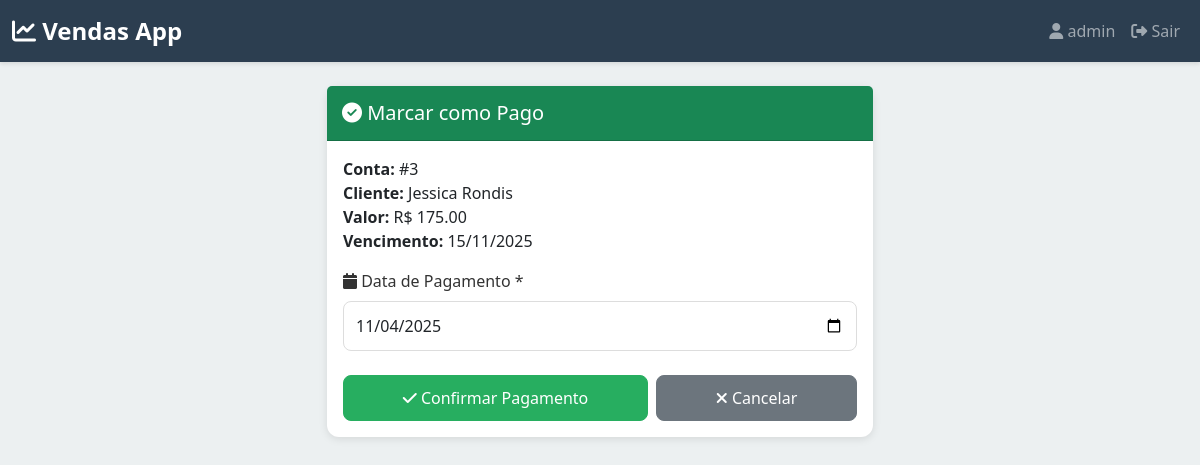
Page /contas-receber/3/marcar-pago/ (signed in) on the committed database.
### vendas/models.py (models this page shows, shortened)
class AccountsReceivable(models.Model):
    STATUS_CHOICES = [
        ('pendente', 'Pendente'),
        ('vencido', 'Vencido'),
        ('pago', 'Pago'),
    ]
    usuario = models.ForeignKey(
        User,
        on_delete=models.CASCADE,
        related_name='contas_receber',
        help_text="Usuário proprietário"
    )
    venda = models.ForeignKey(
        Sale,
        on_delete=models.CASCADE,
        related_name='contas_receber_venda',
        help_text="Venda relacionada"
    )
    cliente = models.ForeignKey(
        Client,
        on_delete=models.CASCADE,
        related_name='contas_receber',
        help_text="Cliente devedor"
    )
    valor = models.DecimalField(
        max_digits=12,
        decimal_places=2,
        help_text="Valor a receber"
    )
    data_vencimento = models.DateField(
        help_text="Data de vencimento"
    )
    data_pagamento = models.DateField(
        blank=True,
        null=True,
        help_text="Data do pagamento (preenchido quando pago)"
    )
    status = models.CharField(
        max_length=20,
        choices=STATUS_CHOICES,
        default='pendente',
        help_text="Status da conta"
    )
    observacoes = models.TextField(
        blank=True,
        null=True,
        help_text="Observações"
    )
    criado_em = models.DateTimeField(auto_now_add=True)
    class Meta:
        verbose_name = "Conta a Receber"
        verbose_name_plural = "Contas a Receber"
        ordering = ['data_vencimento']

class Client(models.Model):
    usuario = models.ForeignKey(
        User,
        on_delete=models.CASCADE,
        related_name='clientes',
        help_text="Usuário proprietário do cliente"
    )
    nome = models.CharField(
        max_length=200,
        help_text="Nome completo do cliente"
    )
    email = models.EmailField(
        blank=True,
        null=True,
        help_text="Email do cliente"
    )
    telefone = models.CharField(
        max_length=20,
        blank=True,
        null=True,
        help_text="Telefone do cliente"
    )
    cpf_cnpj = models.CharField(
        max_length=20,
        blank=True,
        null=True,
        help_text="CPF ou CNPJ do cliente"
    )
    endereco = models.CharField(
        max_length=300,
        blank=True,
        null=True,
        help_text="Endereço do cliente"
    )
    cidade = models.CharField(
        max_length=100,
        blank=True,
        null=True,
        help_text="Cidade do cliente"
    )
    estado = models.CharField(
        max_length=2,
        blank=True,
        null=True,
        help_text="Estado (UF) do cliente"
    )
    cep = models.CharField(
        max_length=10,
        blank=True,
        null=True,
        help_text="CEP do cliente"
    )
    ativo = models.BooleanField(
        default=True,
        help_text="Se o cliente está ativo"
    )
    criado_em = models.DateTimeField(auto_now_add=True)
    atualizado_em = models.DateTimeField(auto_now=True)
    class Meta:
        verbose_name = "Cliente"
        verbose_name_plural = "Clientes"
        ordering = ['-criado_em']
        unique_together = ('usuario', 'nome')

### vendas/views.py (the view, shortened to what this page needs)
# urls.py: path('contas-receber/<int:pk>/marcar-pago/', views.conta_receber_marcar_pago, name='conta_receber_marcar_pago'),
@login_required(login_url='vendas:login')
def conta_receber_marcar_pago(request, pk):
    usuario = request.user
    try:
        conta = AccountsReceivable.objects.get(pk=pk, usuario=usuario)
    except AccountsReceivable.DoesNotExist:
        messages.error(request, 'Conta a receber não encontrada!')
        return redirect('vendas:contas_receber_list')
    contexto = {
        'conta': conta,
    }
    return render(request, 'vendas/contas_receber/marcar_pago.html', contexto)

### templates/vendas/contas_receber/marcar_pago.html (shortened to what this page needs)
{% extends 'base.html' %}
{% block content %}
<div class="row mt-4">
    <div class="col-12 col-md-6 offset-md-3">
        <div class="card">
            <div class="card-header bg-success text-white">
                <h5 class="mb-0">
                    <i class="fas fa-check-circle"></i> Marcar como Pago
                </h5>
            </div>
            <div class="card-body">
                <p class="mb-3">
                    <strong>Conta:</strong> #{{ conta.id }}<br>
                    <strong>Cliente:</strong> {{ conta.cliente.nome }}<br>
                    <strong>Valor:</strong> R$ {{ conta.valor|floatformat:2 }}<br>
                    <strong>Vencimento:</strong> {{ conta.data_vencimento|date:"d/m/Y" }}
                </p>
                <form method="POST">
                    <div class="mb-4">
                        <label for="data_pagamento" class="form-label">
                            <i class="fas fa-calendar"></i> Data de Pagamento *
                        </label>
                        <input
                            type="date"
                            class="form-control"
                            id="data_pagamento"
                            name="data_pagamento"
                            value="{% now 'Y-m-d' %}"
                            required
                        >
                    </div>
                    <div class="d-flex gap-2">
                        <button type="submit" class="btn btn-success flex-grow-1">
                            <i class="fas fa-check"></i> Confirmar Pagamento
                        </button>
                        <a href="{% url 'vendas:conta_receber_detail' conta.pk %}" class="btn btn-secondary flex-grow-1">
                            <i class="fas fa-times"></i> Cancelar
                        </a>
                    </div>
                </form>
            </div>
        </div>
    </div>
</div>
{% endblock %}

### templates/base.html (shortened to what this page needs)
<!DOCTYPE html>
<html lang="pt-BR">
<head>
    <link href="https://cdn.jsdelivr.net/npm/bootstrap@5.3.0/dist/css/bootstrap.min.css" rel="stylesheet">
    <link rel="stylesheet" href="https://cdnjs.cloudflare.com/ajax/libs/font-awesome/6.4.0/css/all.min.css">
</head>
<body>
    {% if user.is_authenticated %}
    <nav class="navbar navbar-expand-lg navbar-dark">
        <div class="container-fluid">
            <a class="navbar-brand" href="{% url 'vendas:home' %}">
                <i class="fas fa-chart-line"></i> Vendas App
            </a>
            <div class="collapse navbar-collapse" id="navbarNav">
                <ul class="navbar-nav ms-auto">
                    <li class="nav-item">
                        <span class="nav-link">
                            <i class="fas fa-user"></i> {{ user.first_name|default:user.username }}
                        </span>
                    </li>
                    <li class="nav-item">
                        <a class="nav-link" href="{% url 'vendas:logout' %}">
                            <i class="fas fa-sign-out-alt"></i> Sair
                        </a>
                    </li>
                </ul>
            </div>
        </div>
    </nav>
    {% endif %}
    <div class="main-container">
        <div class="container">
            {% block content %}{% endblock %}
        </div>
    </div>
</body>
</html>

### templates/base.html (style rules this page uses)
:root { --primary-color: #2c3e50; --secondary-color: #3498db; --success-color: #27ae60; --danger-color: #e74c3c; --warning-color: #f39c12; --light-bg: #ecf0f1; }
* { margin: 0; padding: 0; box-sizing: border-box; }
body { font-family: 'Segoe UI', Tahoma, Geneva, Verdana, sans-serif; background-color: var(--light-bg); color: #333; }
.navbar { background-color: var(--primary-color); box-shadow: 0 2px 4px rgba(0, 0, 0, 0.1); }
.navbar-brand { font-weight: bold; font-size: 1.5rem; }
.main-container { min-height: 100vh; padding-bottom: 80px; }
.card { border: none; border-radius: 12px; box-shadow: 0 2px 8px rgba(0, 0, 0, 0.1); margin-bottom: 20px; }
.card-header { background-color: var(--primary-color); color: white; border-radius: 12px 12px 0 0; padding: 15px; }
.btn { border-radius: 8px; font-weight: 500; padding: 10px 20px; transition: all 0.3s ease; }
.btn-success { background-color: var(--success-color); border-color: var(--success-color); }
.form-control, .form-select { border-radius: 8px; border: 1px solid #ddd; padding: 12px; font-size: 1rem; }
.form-label { font-weight: 500; margin-bottom: 8px; color: #333; }

### rows in the picture
AccountsReceivable: id "3", cliente.nome "Jessica Rondis", valor "175.00", data_vencimento "15/11/2025"

### other values in the picture
{{ user.first_name|default:user.username }} "admin"
